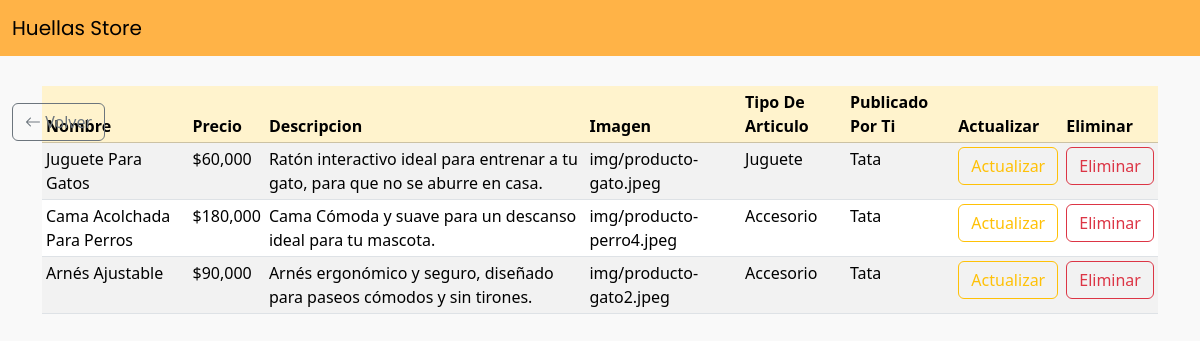
Screenshot of /model/vendedor/registro_vendedor.php?doc=1115943678 (signed in) with the database file from the repository.
### tables this page shows
CREATE TABLE `articulo` (
  `id_articulo` int(12) NOT NULL,
  `nombre_art` varchar(100) NOT NULL,
  `precio` decimal(10,2) NOT NULL,
  `descripcion` text NOT NULL,
  `imagen` varchar(255) NOT NULL,
  `id_tipo_articulo` int(12) NOT NULL,
  `id_documento` int(12) NOT NULL
);

CREATE TABLE `tip_art` (
  `id_tipo_articulo` int(12) NOT NULL,
  `tipo_articulo` varchar(50) NOT NULL
);

CREATE TABLE `user` (
  `id_documento` int(12) NOT NULL,
  `nombre` text NOT NULL,
  `telefono` varchar(15) NOT NULL,
  `email` varchar(100) NOT NULL,
  `contrasena` varchar(500) NOT NULL,
  `user` varchar(50) NOT NULL,
  `id_tipo_user` int(12) NOT NULL
);

### model/vendedor/registro_vendedor.php (the view, shortened to what this page needs)
<?php
    $db = new Database;
    $con = $db ->conectar();
    $sql = $con->prepare("SELECT articulo.*, tip_art.tipo_articulo, user.user FROM articulo
    INNER JOIN tip_art ON articulo.id_tipo_articulo = tip_art.id_tipo_articulo
    INNER JOIN user ON articulo.id_documento = user.id_documento
    WHERE articulo.id_documento = '" . $_GET['doc'] . "'");
    $sql->execute();
    $articulos = $sql->fetchAll(PDO::FETCH_ASSOC);
?>
<!DOCTYPE html>
<html>
<head>
    <link rel="stylesheet" href="../../css/style.css">
    <link href="https://cdn.jsdelivr.net/npm/bootstrap@5.3.7/dist/css/bootstrap.min.css" rel="stylesheet">
    <link rel="stylesheet" href="https://cdn.jsdelivr.net/npm/bootstrap-icons@1.11.3/font/bootstrap-icons.min.css">
</head>
<body>
    <body class="entero">
    <header>
        <nav class="navbar custom-header">
            <div class="container-fluid">
                <a class="navbar-brand" href="../../index.php">Huellas Store</a>
            </div>
        </nav>
    </header>
    <div class="container">
        <div class="row">
            <div class="col">
                <table class="table table-striped tablas table-hover table-sm table-striped">
                    <thead class="table-warning">
                        <tr>
                            <th>Nombre</th>
                            <th>Precio</th>
                            <th>Descripcion</th>
                            <th>Imagen</th>
                            <th>Tipo De Articulo</th>
                            <th>Publicado Por Ti</th>
                            <th>Actualizar</th>
                            <th>Eliminar</th>
                        </tr>
                    </thead>
                    <tbody>
                        <?php foreach ($articulos as $fila): ?>
                        <tr>
                            <td><?php echo $fila['nombre_art']; ?></td>
                            <td><?php echo "$" . number_format($fila['precio'], 0, ',', ','); ?></td>
                            <td><?php echo $fila['descripcion']; ?></td>
                            <td><?php echo $fila['imagen']; ?></td>
                            <td><?php echo $fila['tipo_articulo']; ?></td>
                            <td><?php echo $fila['user']; ?></td>
                            <td>
                                <a href=""
                                    onclick="window.open
                                    ('update_vendedor.php?id=<?php echo $fila['id_articulo']?>','','width=700,height=700, toolbar=No');
                                    void(null);"><button type="button" class="btn btn-outline-warning">Actualizar</button>
                                </a>
                            </td>
                            <td>
                                <a href=""
                                    onclick="window.open
                                    ('update_vendedor.php?id=<?php echo $fila['id_articulo']?>','','width=700,height=700, toolbar=No');
                                    void(null);"><button type="button" class="btn btn-outline-danger">Eliminar</button>
                                </a>
                            </td>
                        </tr>
                        <?php endforeach; ?>
                    </tbody>
                </table>
            </div>
        </div>
    </div>
    <button class="btn btn-outline-secondary btn-back5" onclick="window.history.back()">
        <i class="bi bi-arrow-left"></i> Volver
    </button>
</body>
</html>

### css/style.css (style rules this page uses)
.entero { background-color: #f9f9f9; }
.custom-header { background-color: #ffb347 !important; }
.navbar-brand { font-family: 'Poppins', sans-serif; }
.tablas { margin-top: 30px !important; }
.btn-back5 { margin-left: 1%; margin-top: -37%; }

### rows the page displays
articulo: nombre_art "Juguete Para Gatos", precio "60,000", descripcion "Ratón interactivo ideal para entrenar a tu gato, para que no se aburre en casa.", imagen "img/producto-gato.jpeg", id_tipo_articulo.tipo_articulo "Juguete", id_documento.user "Tata"
articulo: nombre_art "Cama Acolchada Para Perros", precio "180,000", descripcion "Cama Cómoda y suave para un descanso ideal para tu mascota.", imagen "img/producto-perro4.jpeg", id_tipo_articulo.tipo_articulo "Accesorio", id_documento.user "Tata"
articulo: nombre_art "Arnés Ajustable", precio "90,000", descripcion "Arnés ergonómico y seguro, diseñado para paseos cómodos y sin tirones.", imagen "img/producto-gato2.jpeg", id_tipo_articulo.tipo_articulo "Accesorio", id_documento.user "Tata"
